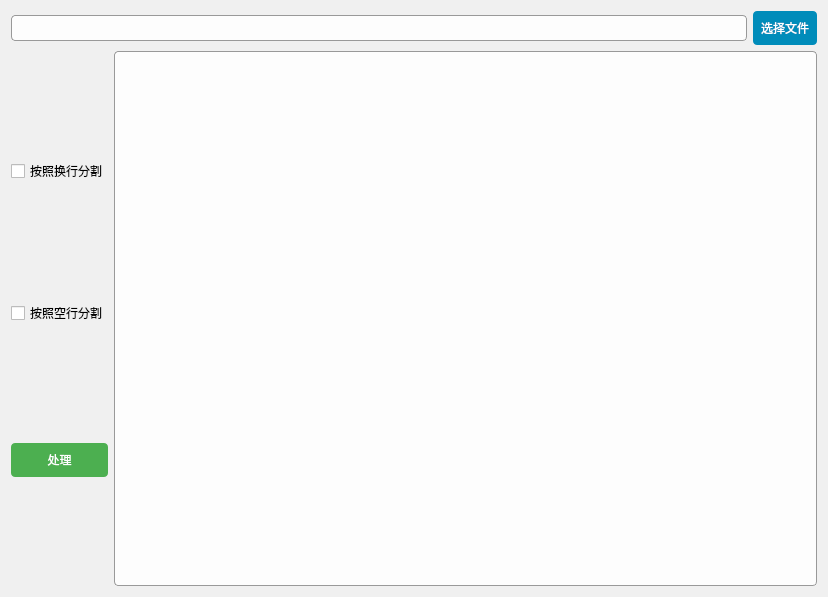
<?xml version="1.0" encoding="UTF-8"?>
<ui version="4.0">
 <class>TextSegment</class>
 <widget class="QDialog" name="TextSegment">
  <property name="geometry">
   <rect>
    <x>0</x>
    <y>0</y>
    <width>828</width>
    <height>597</height>
   </rect>
  </property>
  <property name="windowTitle">
   <string>文本片段</string>
  </property>
  <property name="styleSheet">
   <string notr="true">QDialog#TextSegment {
    background-image: url(:/ui/images/background.png);
    background-position: center;
    background-repeat: no-repeat;
    background-attachment: fixed;
    background-color: #f0f0f0;
}
QTextEdit {
    background-color: rgba(255, 255, 255, 220);
    border: 1px solid #999;
    border-radius: 4px;
    padding: 4px;
}
QLabel {
    color: #333333;
}</string>
  </property>
  <layout class="QVBoxLayout" name="verticalLayout_2">
   <item>
    <layout class="QHBoxLayout" name="horizontalLayout">
     <item>
      <widget class="QLineEdit" name="fileNameText">
       <property name="styleSheet">
        <string notr="true">background-color: rgba(255, 255, 255, 220); border: 1px solid #999; border-radius: 4px; padding: 4px;</string>
       </property>
      </widget>
     </item>
     <item>
      <widget class="QPushButton" name="selectFileButton">
       <property name="styleSheet">
        <string notr="true">background-color: #008CBA; color: white; padding: 8px; border-radius: 4px;</string>
       </property>
       <property name="text">
        <string>选择文件</string>
       </property>
      </widget>
     </item>
    </layout>
   </item>
   <item>
    <layout class="QHBoxLayout" name="horizontalLayout_2">
     <item>
      <layout class="QVBoxLayout" name="verticalLayout">
       <property name="spacing">
        <number>10</number>
       </property>
       <item>
        <widget class="QCheckBox" name="option1">
         <property name="text">
          <string>按照换行分割</string>
         </property>
        </widget>
       </item>
       <item>
        <widget class="QCheckBox" name="option2">
         <property name="text">
          <string>按照空行分割</string>
         </property>
        </widget>
       </item>
       <item>
        <widget class="QPushButton" name="processButton">
         <property name="styleSheet">
          <string notr="true">background-color: #4CAF50; color: white; padding: 8px; border-radius: 4px;</string>
         </property>
         <property name="text">
          <string>处理</string>
         </property>
        </widget>
       </item>
      </layout>
     </item>
     <item>
      <widget class="QTextEdit" name="resultText"/>
     </item>
    </layout>
   </item>
  </layout>
 </widget>
 <resources/>
 <connections/>
</ui>
